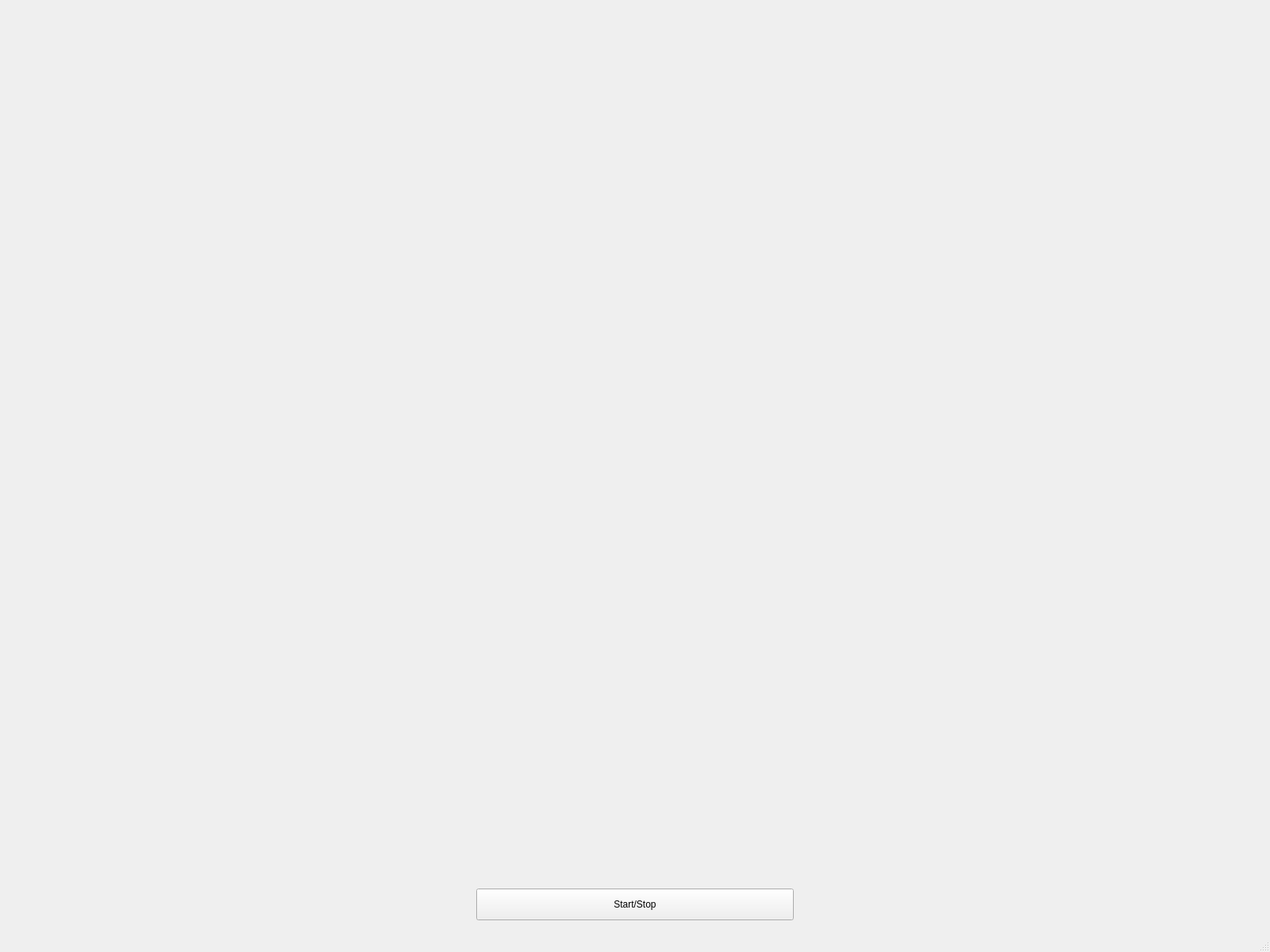
<?xml version="1.0" encoding="UTF-8"?>
<ui version="4.0">
 <class>MainWindow</class>
 <widget class="QMainWindow" name="MainWindow">
  <property name="geometry">
   <rect>
    <x>0</x>
    <y>0</y>
    <width>1600</width>
    <height>1200</height>
   </rect>
  </property>
  <property name="windowTitle">
   <string>QtScreenshoter</string>
  </property>
  <widget class="QWidget" name="centralwidget">
   <widget class="QPushButton" name="startStopBtn">
    <property name="geometry">
     <rect>
      <x>600</x>
      <y>1120</y>
      <width>400</width>
      <height>40</height>
     </rect>
    </property>
    <property name="text">
     <string>Start/Stop</string>
    </property>
   </widget>
  </widget>
  <widget class="QMenuBar" name="menubar">
   <property name="geometry">
    <rect>
     <x>0</x>
     <y>0</y>
     <width>1600</width>
     <height>17</height>
    </rect>
   </property>
  </widget>
  <widget class="QStatusBar" name="statusbar"/>
 </widget>
 <resources/>
 <connections/>
</ui>
